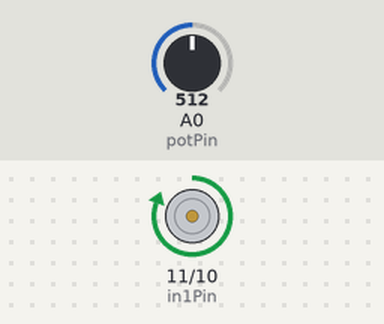
Simulated run of this sketch. Board: Arduino Uno, built with avr-gcc and run on an emulated ATmega328P. On the bench: motor-driver pin pairs drawn as motors (green arrow = first pin HIGH = forward, orange = second pin HIGH = backward, longer = more drive, scaled by the enable pin). The inputs (shaded band) are chosen by the test bench; at power-on: A0 (potPin) = 512.

Above: at 0.8 s.
0.9 s: A0 (potPin) set to 6
2.4 s: A0 (potPin) set to 3
At 3.7 s:
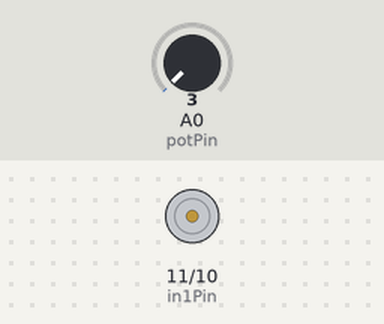
Timing chart, 0 to 5.4 s (numbered marks = the images above; inputs shaded):
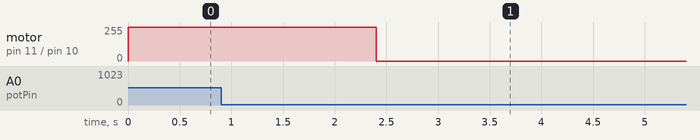

Measured:
- the behaviour switches between 5 and 4 on A0 (potPin) (found by bisection; images 0 and 1)
- after the input at 0.9 s, every drawn part: stays the same
- after the input at 2.4 s, motor on pin 11 (in1Pin) / pin 10 (in2Pin): forward 255/255 → stopped at once

The sketch:

driveMotor.ino
```cpp
int enablePin = 13;
int in1Pin = 11;
int in2Pin = 10;
int potPin = 0;
float pos = 0;

int minPos = 0;
int maxPos = 240;

void setup() {
    pinMode(in1Pin, OUTPUT);
    pinMode(in2Pin, OUTPUT);
    pinMode(enablePin, OUTPUT);
    Serial.begin(9600);

    //Reposition at the start
    hitTarget(0);
    //Wait for serial connection
    while(!Serial){}
}

void loop() {

  if(Serial.available()>0){
    int x = Serial.parseInt();

    int target = pos+x;
    if(target < maxPos){
      hitTarget(target);
      Serial.println((String)(maxPos - pos));
    }else {
      Serial.println("-1");
    }

  }
}
//Drives the motor toward goal and stops when close enough.
void hitTarget(int target) {
    int threshold = 1;
    readPos();
    while (abs(pos-target)>threshold) {
        if (target > pos ) { setMotor(1, 1); }
        if (target < pos ) { setMotor(1, 0); }
        readPos();
    }
    setMotor(0,1);
}

void readPos() {
    float readWeight = 0.7;
    pos = (1-readWeight)*pos + readWeight*analogRead(potPin)/4;
}

void setMotor(boolean on, boolean reverse) {
    digitalWrite(enablePin, on);
    digitalWrite(in1Pin, !reverse);
    digitalWrite(in2Pin, reverse);
}
```
